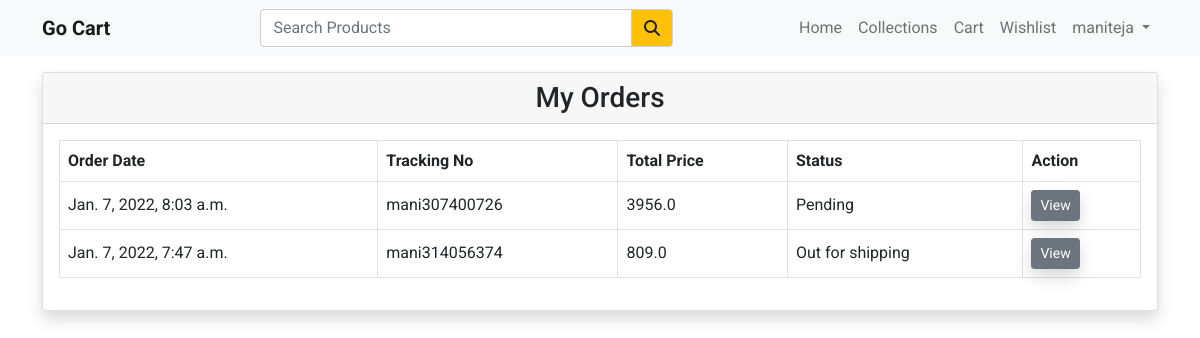
The app's page /my-orders (signed in) with its own data.
### store/models.py (models this page shows, shortened)
class Order(models.Model):
    user=models.ForeignKey(User, on_delete=models.CASCADE)
    fname=models.CharField(max_length=150,null=False)
    lname=models.CharField(max_length=150,null=False)
    email=models.CharField(max_length=150,null=False)
    phone=models.CharField(max_length=150,null=False)
    address=models.TextField(null=False)
    city=models.CharField(max_length=150,null=False)
    state=models.CharField(max_length=150,null=False)
    country=models.CharField(max_length=150,null=False)
    pincode=models.CharField(max_length=150,null=False)
    total_price=models.FloatField(null=False)
    payment_mode=models.CharField(max_length=150,null=False)
    payment_id=models.CharField(max_length=250,null=True,blank=True)
    orderstatuses=(
        ("Pending","Pending"),
        ("Out for shipping","Out for shipping"),
        ("Delivered","Delivered")
    )
    status=models.CharField(max_length=150,choices=orderstatuses,default="Pending")
    message=models.TextField(null=True,blank=True)
    tracking_no=models.CharField(max_length=150,null=True)
    created_at=models.DateTimeField(auto_now_add=True)
    updated_at=models.DateTimeField(auto_now=True)

### store/controller/order.py (the view)
# urls.py: path('my-orders',order.index,name="myorders"),
def index(request):
    orders=Order.objects.filter(user=request.user).order_by('-created_at')
    context={"orders":orders}
    return render(request,'store/orders/index.html',context)

### store/templates/store/orders/index.html (shortened to what this page needs)
{% extends 'store/layouts/main.html' %}
{% block content %}
<div class="container my-3">
    <div class="row">
        <div class="col-md-12">
            <div class="card shadow">
                <div class="card-header">
                    <h3 class="mb-0 text-center">My Orders</h3>
                </div>
                <div class="card-body table-responsive">
                    <table class="table table-bordered align-middle">
                        <thead>
                            <tr>
                                <th>Order Date</th>
                                <th>Tracking No</th>
                                <th>Total Price</th>
                                <th>Status</th>
                                <th>Action</th>
                            </tr>
                        </thead>
                        <tbody>
                            {% for item in orders %}
                            <tr>
                                <td>{{ item.created_at }}</td>
                                <td>{{ item.tracking_no }}</td>
                                <td>{{ item.total_price }}</td>
                                <td>{{ item.status }}</td>
                                <td>
                                    <a href="{% url 'orderview' item.tracking_no %}" class="btn btn-secondary btn-sm">View</a>
                                </td>
                            </tr>
                            {% endfor %}
                        </tbody>
                    </table>
                </div>
            </div>
        </div>
    </div>
</div>
{% endblock content %}

### store/templates/store/inc/navbar.html (shortened to what this page needs)
<nav class="navbar navbar-expand-lg navbar-light bg-light">
  <div class="container">
    <a class="navbar-brand fw-bold" href="javascript:void(0)">Go Cart</a>
    <div class="collapse navbar-collapse" id="navbarNav">
      <div class="search_bar">
        <form action="{% url 'searched' %}" method='post'>
          <div class="input-group">
            <input type="text" class="form-control" name="searched_item" id="search_item" placeholder="Search Products">
            <button type="submit" class="input-group-text bg-warning"><i class="fa fa-search"></i></button>
          </div>
        </form>
      </div>
      <ul class="navbar-nav ms-auto">
        <li class="nav-item">
          <a class="nav-link {% if request.resolver_match.url_name == 'home' %}active{% endif %}" href="{% url 'home' %}">Home</a>
        </li>
        <li class="nav-item">
          <a class="nav-link {% if request.resolver_match.url_name == 'collections' %}active{% endif %}" href="{% url 'collections' %}">Collections</a>
        </li>
        <li class="nav-item">
          <a class="nav-link {% if request.resolver_match.url_name == 'viewcart' %}active{% endif %}" href="{% url 'viewcart' %}">Cart</a>
        </li>
        <li class="nav-item">
          <a class="nav-link {% if request.resolver_match.url_name == 'wishlist' %}active{% endif %}" href="{% url 'wishlist' %}">Wishlist</a>
        </li>
        {% if user.is_authenticated %}
          <li class="nav-item dropdown">
            <a class="nav-link dropdown-toggle" href="#" id="navbarDropdownMenuLink" role="button" data-bs-toggle="dropdown" aria-expanded="false">
              {{user.username}}
            </a>
          </li>
        {% else %}
          <li class="nav-item">
            <a class="nav-link {% if request.resolver_match.url_name == 'loginpage' %}active{% endif %}" href="{% url 'loginpage' %}">Login</a>
          </li>
        {% endif %}
      </ul>
    </div>
  </div>
</nav>

### static/css/style.css (style rules this page uses)
* { font-family: "Jost", sans-serif; font-family: "Roboto", sans-serif; }
a { text-decoration: none; }
.search_bar { width: 40%; min-width: 350px; margin-left: 13%; }
.search_bar input { box-shadow: none!important; border:1px solid #ccc !important; }

### records on screen
Order: created_at "Jan. 7, 2022, 8:03 a.m.", tracking_no "mani307400726", total_price "3956.0", status "Pending"
Order: created_at "Jan. 7, 2022, 7:47 a.m.", tracking_no "mani314056374", total_price "809.0", status "Out for shipping"

### other values on screen
{{ user.username }} "maniteja"
